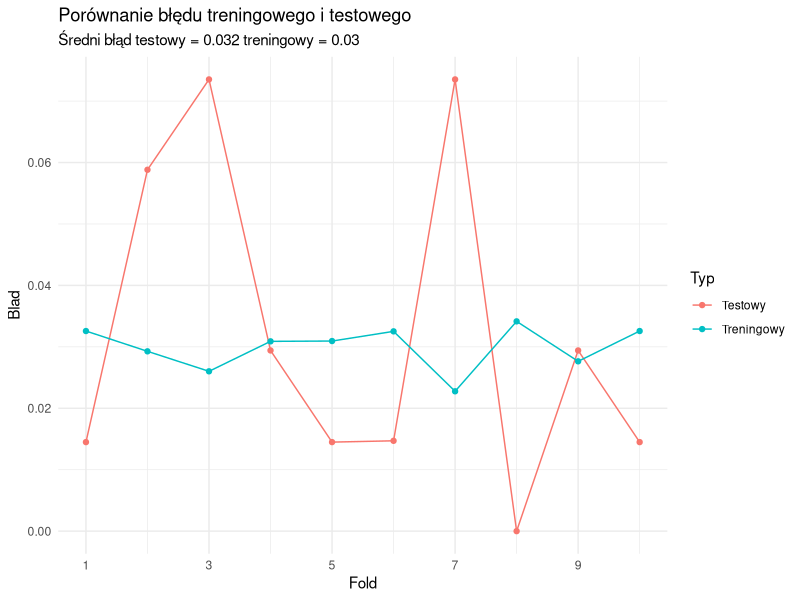

Write the R code that produced this figure. (Note: this script raises an error after producing the figure.)
## ---- chunk 1
library(MASS)
?biopsy
dim(biopsy)
## ---- chunk 2
head(biopsy)
## ---- chunk 3
biopsy <- na.omit(biopsy)
dim(biopsy)
biopsy$class <- as.factor(biopsy$class)
## ---- chunk 4
levels(biopsy$class)
## ---- chunk 5
table(biopsy$class)
## ---- chunk 6
model <- glm(class ~ ., biopsy, family=binomial)
summary(model)
## ---- chunk 7
malignant_probability <- predict(model, biopsy, 'response')
predicted_class <- rep('benign', nrow(biopsy))  
predicted_class[malignant_probability > 0.5] <- 'malignant'
mean(predicted_class != biopsy$class)
## ---- chunk 8
biopsy$ID <- NULL
## ---- chunk 9
podzial <- cut(1:nrow(biopsy), 10, labels = F)
podzial <- sample(podzial) 
## ---- chunk 10
bledy.kfold <- numeric(10)  # tu zapiszemy bledy testowe
bledy.treningowe <- numeric(10)  # a tu bledy treningowe
for (i in 1:10) {
  treningowe <- which(podzial != i)  # wektor zawierający indeksy obserwacji ze zbioru treningowego
  model <- glm(class ~ ., biopsy, family=binomial, subset = treningowe)  # model zbudowany na danych treningowych
  
  predykcja <- predict(model, biopsy, 'response')  # robimy predykcje na całych danych
  predykcja <- ifelse(predykcja > 0.5, 'malignant', 'benign')  # zamieniamy prawdopodobieństwa na klasy
  
  predykcja_treningowa <- predykcja[treningowe]  # wybieramy predykcje odpowiadające zbiorowi treningowemu
  predykcja_testowa <- predykcja[-treningowe]
  
  # poniżej łączymy dwa typy indeksowania tabeli biopsy: indeksowanie wektorem całkowitoliczbowym oraz przez nazwę kolumny
  bledy.kfold[i] <- mean(predykcja_testowa != biopsy[-treningowe, 'class'])  
  bledy.treningowe[i] <- mean(predykcja_treningowa != biopsy[treningowe, 'class'])  
}
## ---- chunk 11
library(ggplot2)

dane_do_wykresu <- data.frame('Fold' = as.integer(rep(1:10, 2)),
                              'Blad' = c(bledy.kfold, bledy.treningowe),
                              'Typ' = rep(c('Testowy', 'Treningowy'), each=10))
ggplot(dane_do_wykresu,
       aes(x=Fold, y=Blad, color=Typ)) + 
  ggtitle('Porównanie błędu treningowego i testowego', 
          subtitle = paste0('Średni błąd testowy = ', round(mean(bledy.kfold), 3), ' treningowy = ', round(mean(bledy.treningowe), 3))) + 
  geom_line() + geom_point() + scale_x_continuous(breaks = c(1,3,5,7,9)) +  theme_minimal() 
## ---- chunk 12
library(caret)

train_control <- trainControl(method='cv', number=10)
kfold_train <- train(class~., data=biopsy, 
                     method='glm', family=binomial, trControl=train_control)

print(kfold_train)
## ---- chunk 13
data(biopsy, package="MASS")
biopsy <- na.omit(biopsy)
biopsy$class <- as.factor(biopsy$class)

full_model <- glm(class ~ . - ID, data = biopsy, family = binomial)
model_aic <- stepAIC(full_model, direction = "both", trace = FALSE)
model_bic <- stepAIC(full_model, direction = "both", k = log(nrow(biopsy)), trace = FALSE)

cv_results <- function(model, data, target) {
  train_control <- trainControl(method = 'cv', number=10)
  train_model <- train(formula(model), data = data, method = "glm", trControl=train_control)
}

cv_full <- cv_results(full_model, biopsy, class)
cv_aic <- cv_results(model_aic, biopsy, class)
cv_bic <- cv_results(model_bic, biopsy, class)

print(mean(cv_full$results$Accuracy))
print(mean(cv_aic$results$Accuracy))
print(mean(cv_bic$results$Accuracy))
## ---- chunk 14
dane <- read.table("walter.csv")
print(dane)
## ---- chunk 15
n <- 1000

bootstrap <- replicate(n, {
  indices <- sample(1:length(dane$V1), size = length(dane$V1), replace = TRUE)
  mean(dane$V1[indices])
})

print(mean(bootstrap))
print(var(bootstrap))

## ---- chunk 16
library(boot)

srednia <- function(data, indices) {
  return(mean(data[indices]))
}

boot_result <- boot(data = dane$V1, statistic = srednia, R = 1000)
print(mean(boot_result$t))
print(var(boot_result$t))
## ---- chunk 17
mu <- 75
cukier <- dane$V1

przesuniecie <- cukier - mean(cukier) + mu
## ---- chunk 18
statystyka_t <- function(dane, indeksy) {
  probka <- dane[indeksy]
  n <- length(probka)
  srednia <- mean(probka)
  odchylenie <- sd(probka)
  t <- sqrt(n) * (srednia - mu) / odchylenie
  return(t)
}

r <- 1000
boot_result <- boot(data = przesuniecie, statistic = statystyka_t, R = r)

n <- length(cukier)
srednia_obserwowana <- mean(cukier)
odchylenie_obserwowane <- sd(cukier)
t_obserwowane <- sqrt(n) * (srednia_obserwowana - mu) / odchylenie_obserwowane

p_value <- mean(boot_result$t > t_obserwowane)

cat("Statystyka t dla oryginalnych danych:", t_obserwowane, "\n")
cat("P-wartość (bootstrap):", p_value, "\n")
test_t <- t.test(cukier, mu = mu, alternative = "greater")

cat("Statystyka t (test t Studenta):", test_t$statistic, "\n")
cat("P-wartość (test t Studenta):", test_t$p.value, "\n")

hist(boot_result$t, breaks = 30, main = "Rozkład statystyki t (bootstrap)",
     xlab = "Statystyka t", col = "lightblue", border = "black")
abline(v = t_obserwowane, col = "red", lwd = 2, lty = 2)
legend("topright", legend = c("t obserwowane"), col = "red", lty = 2, lwd = 2)
